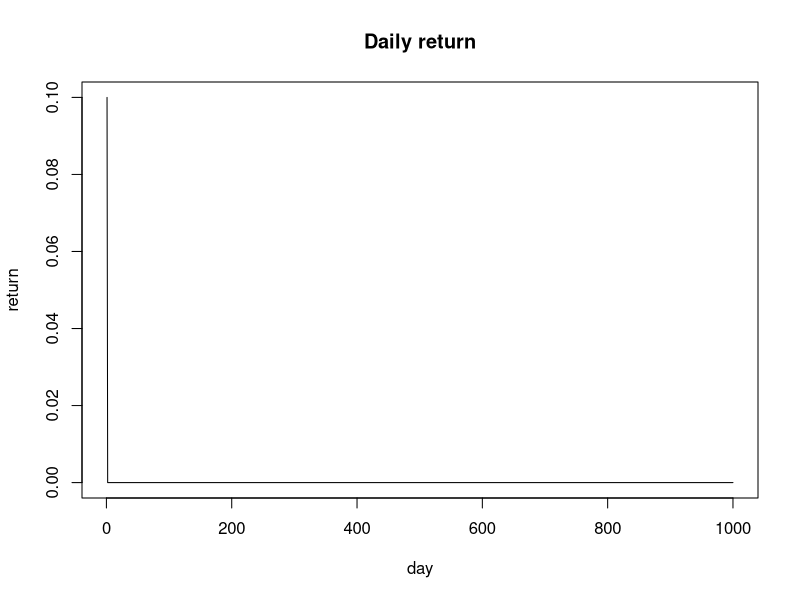
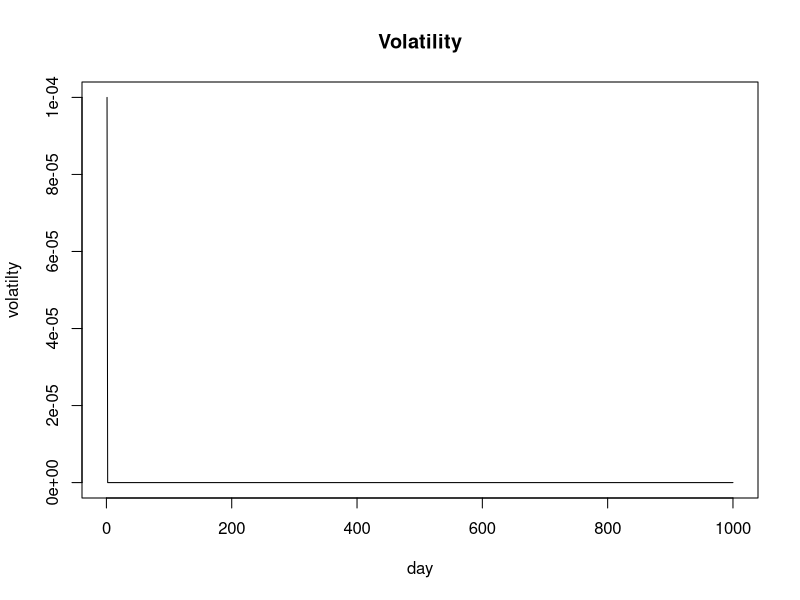

R code for these plots, in order:
#### Proposal tuning ####
#A GARCH(1,1)-model is to be estimated to illustrate the importance ofan adequate proposal distribution.
# x_t = gamma_0 + sigma_t *eps_t; eps_t~N(0,1)
# sigma_t^2 = a_0 + a_1*x_(t-1) + b_1 *sigma_(t-1)^2

set.seed(1234)
theta    <- c(gamma_0 = 0, a0 = 1e-6, a1 = 0.07, b1 = 0.92)
N        <- 1000
x        <- rep(0,N)
x[1]     <- 0.1
sigma2   <- rep(0,N)
sigma2[1]<- 1e-4
plot(x, type="l", main="Daily return", xlab="day", ylab = "return")
plot(sigma2, type="l", main="Volatility", xlab="day", ylab="volatilty")


for(i in 2:N){
  sigma2[i] <- theta[2] + theta[3]*x[i-1]^2 + theta[4]*sigma2[i-1]
  x[i]      <- theta[1] + sqrt(sigma2[i])*rnorm(1) 
}






